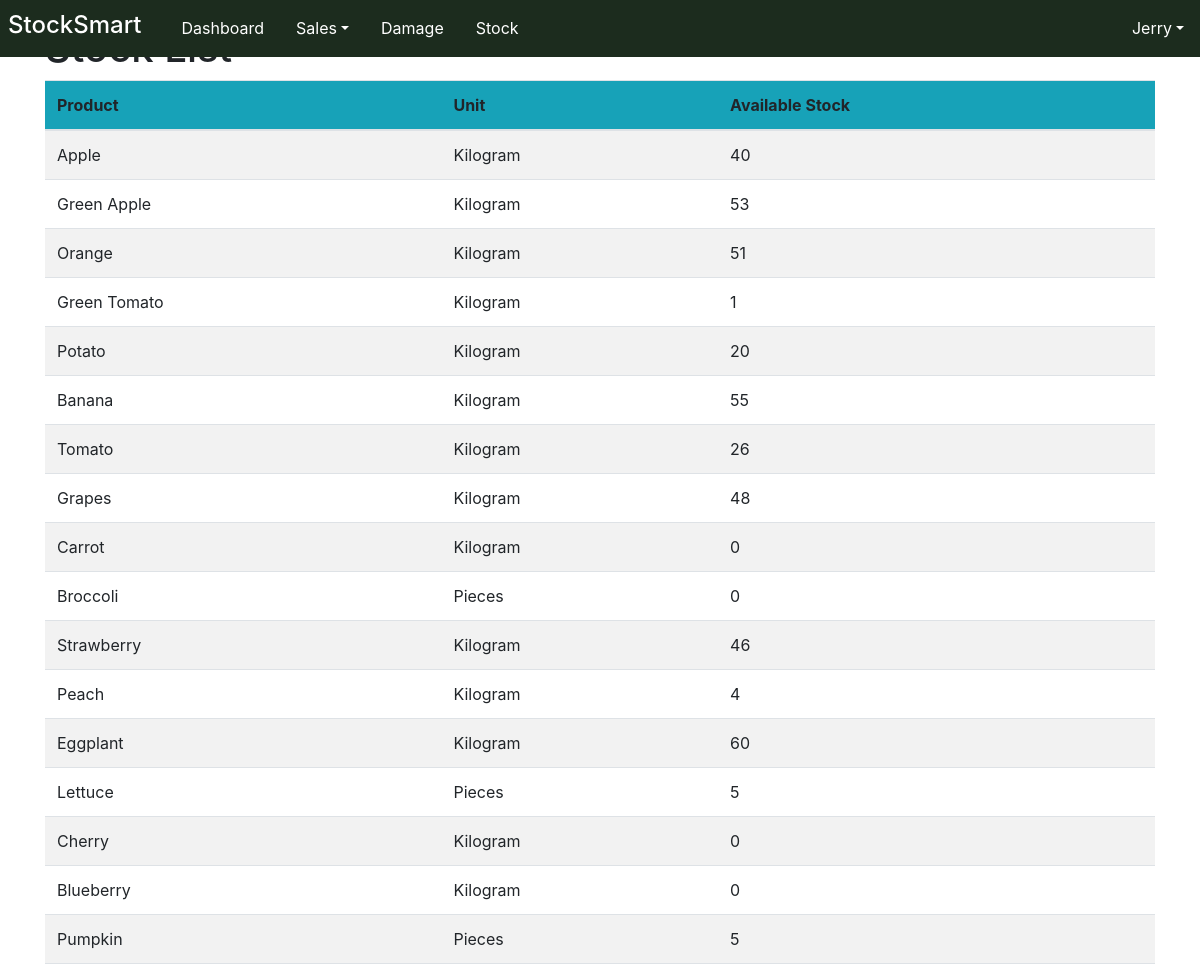
Before: /Stock/stock_staff/ (signed in, upper part) with the older database file.
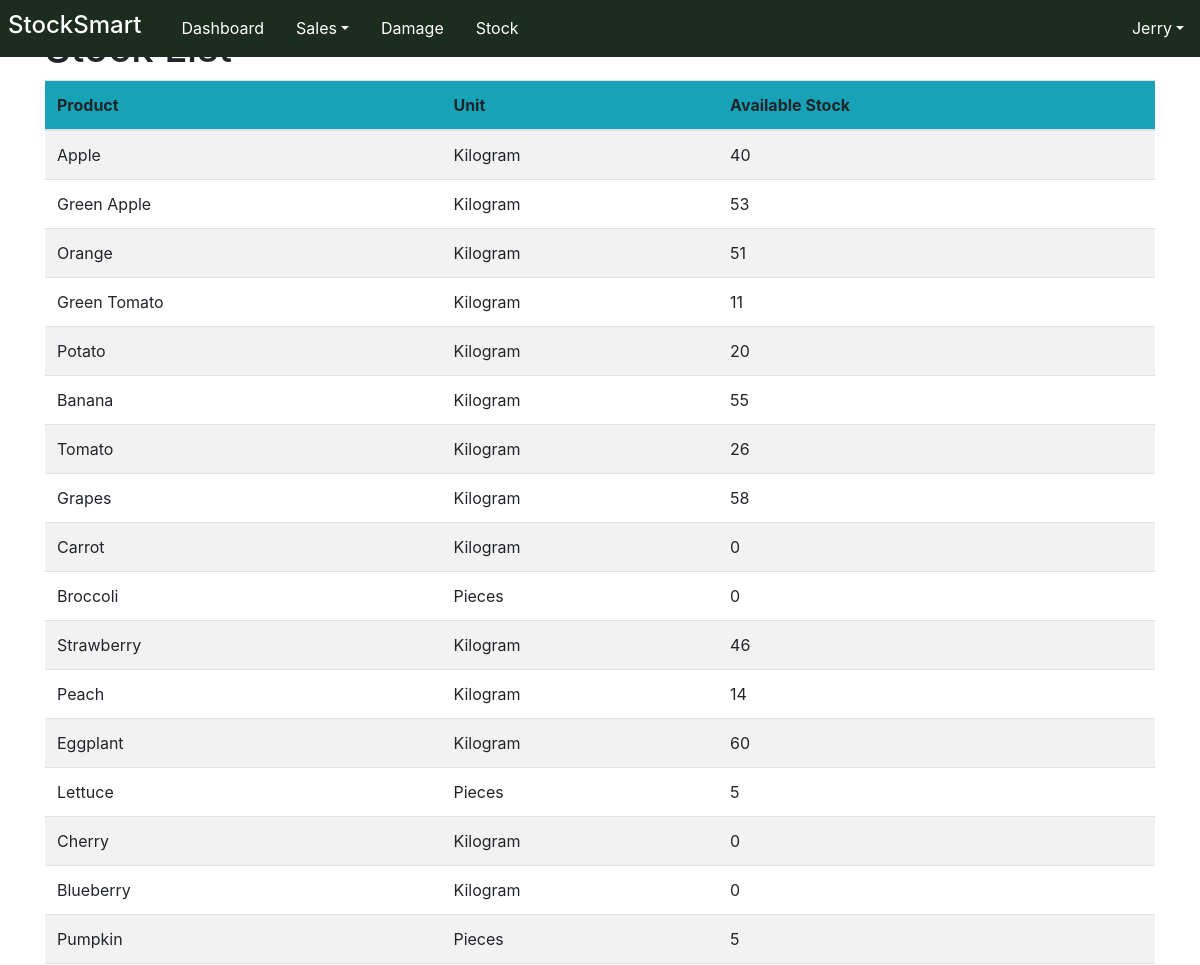
After: the same page with the newer database file.
### Stock/models.py (models this page shows, shortened)
class stockTable(models.Model):
    st_item = models.OneToOneField(itemTable, on_delete=models.CASCADE)
    st_purchasesStock = models.PositiveIntegerField(default=0)
    st_soldStock = models.PositiveIntegerField(default=0)
    st_salesReturnStock = models.PositiveIntegerField(default=0)
    st_damageStock = models.PositiveIntegerField(default=0)
    st_remainingStock = models.PositiveIntegerField(default=0)

### Core/models.py (models this page shows, shortened)
class itemTable(models.Model):
    UNIT_CHOICES = [
        ('Kilogram', 'Kg'),
        ('Pieces', 'Pcs'),
    ]
    CATEGORY_CHOICE = [
        ('Vegetables', 'Veg'),
        ('Fruits', 'Fru'),
    ]
    item_name = models.CharField(max_length=50, null=True, blank=True, unique=True)
    item_category = models.CharField(max_length=50, choices=CATEGORY_CHOICE)
    item_unit = models.CharField(max_length=15, choices=UNIT_CHOICES)

### Stock/views.py (the view)
# urls.py: path("stock_staff/", views.stock_s_list, name="stock_staff"),
@staff_required
def stock_s_list(request):
    base_template = 'user/Index.html' if request.user.role == "Admin" else 'user/staff_index.html'
    st=stockTable.objects.all()
    return render(request,"stock/stock_s_list.html",{'st':st, 'base_template':base_template})

### templates/stock/stock_s_list.html (shortened to what this page needs)
<!DOCTYPE html>
{% extends base_template %}
{% load static %}
{% block content %}
<html lang="en">
<head>
    <link rel="stylesheet" href="https://stackpath.bootstrapcdn.com/bootstrap/4.3.1/css/bootstrap.min.css">
    <link href="{% static 'assets/style.css' %}" rel="stylesheet">
</head>
<body>
<div class="container">
    <h1 class="mt-4">Stock List</h1>
    <table class="table table-striped">
        <thead class="bg-info">
            <tr>
                <th scope="col">Product</th>
                <th scope="col">Unit</th>
                <th scope="col">Available Stock</th>
            </tr>
        </thead>
        <tbody>
            {% for i in st %}
                <tr>
                    <td>{{ i.st_item.item_name }}</td>
                    <td>{{ i.st_item.item_unit }}</td>
                    <td class="{% if i.st_remainingStock < 10 %}low-stock{% endif %}">{{ i.st_remainingStock }}</td>
                </tr>
            {% endfor %}
        </tbody>
    </table>
</div>
</body>
</html>
{% endblock %}

Changed rows visible on the page:
changed stockTable "Green Tomato": st_remainingStock "1" → "11"
changed stockTable "Grapes": st_remainingStock "48" → "58"
changed stockTable "Peach": st_remainingStock "4" → "14"
